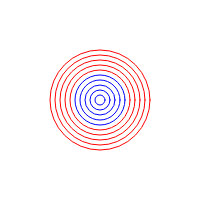
Frame 1 (no input)
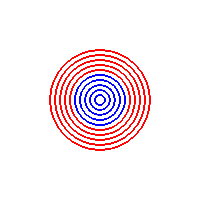
Frame 60 (no input)
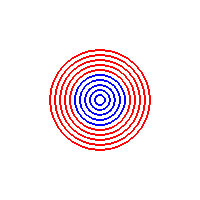
Frame 120 (the mouse pressed at the canvas centre since frame 60)

The p5.js sketch that drew these frames (run headless with seeded random() and noise() and a simulated clock; from frame 60 on, the mouse is pressed at the canvas centre):

// p5.js sketch
// ── sketch.js
// 小手調べ
function setup(){
  createCanvas(200,200);
}

function draw() {
  for(let i = 0; i < 10; i++){
    let x = (i + 1)*10;
    noFill();
    if(i < 5){
      stroke(0,0,255);
      ellipse(100,100,x);
    } else {
      stroke(255,0,0);
      ellipse(100,100,x);
    }
  }
}
